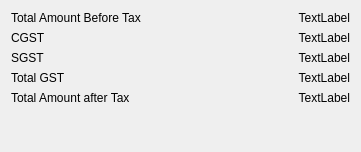
   <widget class="QWidget" name="formLayoutWidget">
    <property name="geometry">
     <rect>
      <x>970</x>
      <y>188</y>
      <width>361</width>
      <height>152</height>
     </rect>
    </property>
    <layout class="QFormLayout" name="formLayout">
     <item row="0" column="0">
      <widget class="QLabel" name="label_2">
       <property name="text">
        <string>Total Amount Before Tax</string>
       </property>
      </widget>
     </item>
     <item row="1" column="0">
      <widget class="QLabel" name="label_4">
       <property name="text">
        <string>CGST</string>
       </property>
      </widget>
     </item>
     <item row="1" column="1">
      <widget class="QLabel" name="amt_cgst">
       <property name="text">
        <string>TextLabel</string>
       </property>
       <property name="alignment">
        <set>Qt::AlignRight|Qt::AlignTrailing|Qt::AlignVCenter</set>
       </property>
      </widget>
     </item>
     <item row="2" column="0">
      <widget class="QLabel" name="label_6">
       <property name="text">
        <string>SGST</string>
       </property>
      </widget>
     </item>
     <item row="2" column="1">
      <widget class="QLabel" name="amt_sgst">
       <property name="text">
        <string>TextLabel</string>
       </property>
       <property name="alignment">
        <set>Qt::AlignRight|Qt::AlignTrailing|Qt::AlignVCenter</set>
       </property>
      </widget>
     </item>
     <item row="3" column="0">
      <widget class="QLabel" name="label_20">
       <property name="text">
        <string>Total GST</string>
       </property>
      </widget>
     </item>
     <item row="3" column="1">
      <widget class="QLabel" name="amt_gst">
       <property name="text">
        <string>TextLabel</string>
       </property>
       <property name="alignment">
        <set>Qt::AlignRight|Qt::AlignTrailing|Qt::AlignVCenter</set>
       </property>
      </widget>
     </item>
     <item row="4" column="0">
      <widget class="QLabel" name="label_24">
       <property name="text">
        <string>Total Amount after Tax</string>
       </property>
      </widget>
     </item>
     <item row="4" column="1">
      <widget class="QLabel" name="amt_at">
       <property name="text">
        <string>TextLabel</string>
       </property>
       <property name="alignment">
        <set>Qt::AlignRight|Qt::AlignTrailing|Qt::AlignVCenter</set>
       </property>
      </widget>
     </item>
     <item row="0" column="1">
      <widget class="QLabel" name="amt_bt">
       <property name="text">
        <string>TextLabel</string>
       </property>
       <property name="alignment">
        <set>Qt::AlignRight|Qt::AlignTrailing|Qt::AlignVCenter</set>
       </property>
      </widget>
     </item>
    </layout>
   </widget>
